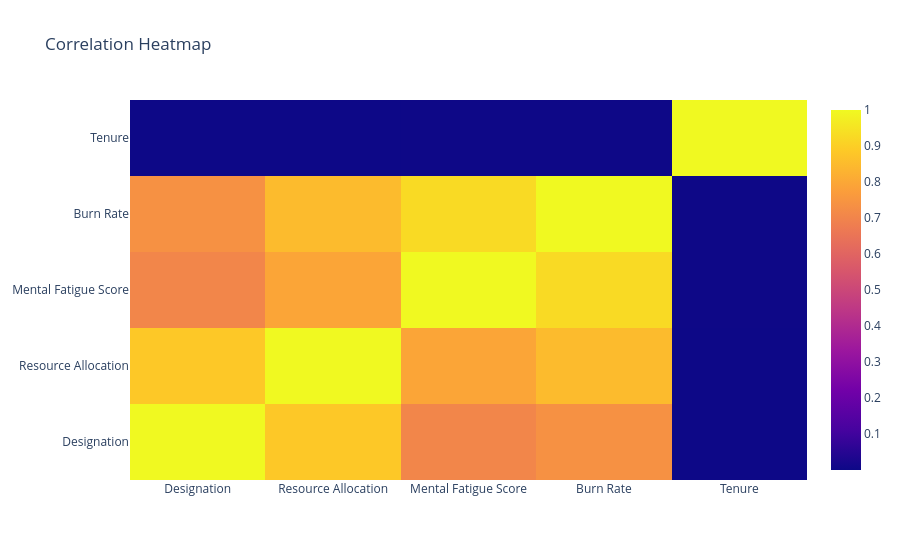

Notebook code cell kept with this figure:
### Code cell
import plotly.graph_objects as go

corr = df[['Designation', 'Resource Allocation', 'Mental Fatigue Score', 'Burn Rate', 'Tenure']].corr()

fig = go.Figure(data=go.Heatmap(
    z=corr.values,
    x=corr.columns,
    y=corr.columns,
    hovertemplate='Correlation: %{z:.2f}'
))

fig.update_layout(title='Correlation Heatmap')

fig.show()

### Figure 1 — Plotly figure (JSON) as saved in the notebook; plotly's stock layout.template omitted (floating-point values rounded to 4 significant figures)
{"data": [{"hovertemplate": "Correlation: %{z:.2f}", "type": "heatmap", "x": ["Designation", "Resource Allocation", "Mental Fatigue Score", "Burn Rate", "Tenure"], "y": ["Designation", "Resource Allocation", "Mental Fatigue Score", "Burn Rate", "Tenure"], "z": [[1.0, 0.8833, 0.7061, 0.7376, 0.000347], [0.8833, 1.0, 0.794, 0.8491, 0.0006806], [0.7061, 0.794, 1.0, 0.927, 0.001426], [0.7376, 0.8491, 0.927, 1.0, 0.001358], [0.000347, 0.0006806, 0.001426, 0.001358, 1.0]]}], "layout": {"title": {"text": "Correlation Heatmap"}}}
